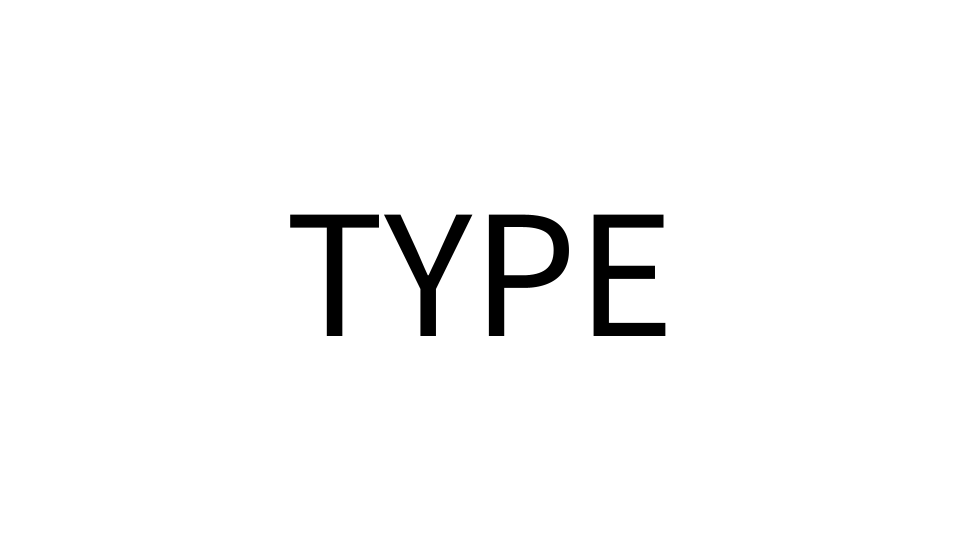
Frame 1 (no input)
Frame 60 (the mouse pressed at the canvas centre just before this capture): identical to frame 1, image omitted
Frame 120 (the mouse held since frame 60 and released just before this capture): identical to frame 1, image omitted

The Processing sketch that drew this single still picture (run headless with seeded random() and noise(); from frame 60 on, the mouse is pressed at the canvas centre):

// Processing sketch: sketch_xxx_displayText
// ── sketch_xxx_displayText.pde
// setup関数 : 初回1度だけ実行される
void setup(){
  size(960,540); // ウィンドウサイズを960px,540pxに
  colorMode(HSB,360,100,100); // HSBでの色指定にする
  smooth(); // 描画を滑らかに

  textSize(185);
  textAlign(CENTER,CENTER);

}

// draw関数 : setup関数実行後繰り返し実行される
void draw(){
  background(0,0,100);
  fill(0,0,0);
  text("TYPE",width/2,height/2);
}
